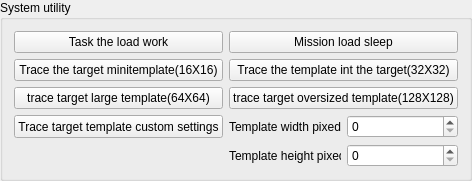
       <widget class="QGroupBox" name="groupBox_54_SystemCommon">
        <property name="sizePolicy">
         <sizepolicy hsizetype="Minimum" vsizetype="Minimum">
          <horstretch>0</horstretch>
          <verstretch>0</verstretch>
         </sizepolicy>
        </property>
        <property name="minimumSize">
         <size>
          <width>2</width>
          <height>2</height>
         </size>
        </property>
        <property name="title">
         <string>System utility</string>
        </property>
        <layout class="QGridLayout" name="gridLayout_2">
         <item row="1" column="1" colspan="2">
          <widget class="QPushButton" name="pushButton_54_TrackTargetTemplate_32X32">
           <property name="sizePolicy">
            <sizepolicy hsizetype="Minimum" vsizetype="Minimum">
             <horstretch>0</horstretch>
             <verstretch>0</verstretch>
            </sizepolicy>
           </property>
           <property name="minimumSize">
            <size>
             <width>2</width>
             <height>2</height>
            </size>
           </property>
           <property name="text">
            <string>Trace the template int the target(32X32)</string>
           </property>
          </widget>
         </item>
         <item row="2" column="0">
          <widget class="QPushButton" name="pushButton_54_TrackTargetTemplate_64X64">
           <property name="sizePolicy">
            <sizepolicy hsizetype="Minimum" vsizetype="Minimum">
             <horstretch>0</horstretch>
             <verstretch>0</verstretch>
            </sizepolicy>
           </property>
           <property name="minimumSize">
            <size>
             <width>2</width>
             <height>2</height>
            </size>
           </property>
           <property name="text">
            <string>trace target large template(64X64)</string>
           </property>
          </widget>
         </item>
         <item row="2" column="1" colspan="2">
          <widget class="QPushButton" name="pushButton_54_TrackTargetTemplate_128X128">
           <property name="sizePolicy">
            <sizepolicy hsizetype="Minimum" vsizetype="Minimum">
             <horstretch>0</horstretch>
             <verstretch>0</verstretch>
            </sizepolicy>
           </property>
           <property name="minimumSize">
            <size>
             <width>2</width>
             <height>2</height>
            </size>
           </property>
           <property name="text">
            <string>trace target oversized template(128X128)</string>
           </property>
          </widget>
         </item>
         <item row="0" column="0">
          <widget class="QPushButton" name="pushButton_54_PayLoadStartWorking">
           <property name="sizePolicy">
            <sizepolicy hsizetype="Minimum" vsizetype="Minimum">
             <horstretch>0</horstretch>
             <verstretch>0</verstretch>
            </sizepolicy>
           </property>
           <property name="minimumSize">
            <size>
             <width>2</width>
             <height>2</height>
            </size>
           </property>
           <property name="text">
            <string>Task the load work</string>
           </property>
          </widget>
         </item>
         <item row="1" column="0">
          <widget class="QPushButton" name="pushButton_54_TrackTargetTemplate_16X16">
           <property name="sizePolicy">
            <sizepolicy hsizetype="Minimum" vsizetype="Minimum">
             <horstretch>0</horstretch>
             <verstretch>0</verstretch>
            </sizepolicy>
           </property>
           <property name="minimumSize">
            <size>
             <width>2</width>
             <height>2</height>
            </size>
           </property>
           <property name="text">
            <string>Trace the target minitemplate(16X16)</string>
           </property>
          </widget>
         </item>
         <item row="0" column="1" colspan="2">
          <widget class="QPushButton" name="pushButton_54_PayLoadStopWorking">
           <property name="sizePolicy">
            <sizepolicy hsizetype="Minimum" vsizetype="Minimum">
             <horstretch>0</horstretch>
             <verstretch>0</verstretch>
            </sizepolicy>
           </property>
           <property name="minimumSize">
            <size>
             <width>2</width>
             <height>2</height>
            </size>
           </property>
           <property name="text">
            <string>Mission load sleep</string>
           </property>
          </widget>
         </item>
         <item row="5" column="1">
          <widget class="QLabel" name="label_54_TrackTargetTemplate_AutoSet_HeightPixel">
           <property name="sizePolicy">
            <sizepolicy hsizetype="Ignored" vsizetype="Minimum">
             <horstretch>0</horstretch>
             <verstretch>0</verstretch>
            </sizepolicy>
           </property>
           <property name="minimumSize">
            <size>
             <width>2</width>
             <height>2</height>
            </size>
           </property>
           <property name="text">
            <string>Template height pixed</string>
           </property>
          </widget>
         </item>
         <item row="3" column="1">
          <widget class="QLabel" name="label_54_TrackTargetTemplate_AutoSet_WidthPixel">
           <property name="sizePolicy">
            <sizepolicy hsizetype="Ignored" vsizetype="Minimum">
             <horstretch>0</horstretch>
             <verstretch>0</verstretch>
            </sizepolicy>
           </property>
           <property name="minimumSize">
            <size>
             <width>2</width>
             <height>2</height>
            </size>
           </property>
           <property name="text">
            <string>Template width pixed</string>
           </property>
          </widget>
         </item>
         <item row="3" column="0">
          <widget class="QPushButton" name="pushButton_54_TrackTargetTemplate_AutoSet">
           <property name="sizePolicy">
            <sizepolicy hsizetype="Minimum" vsizetype="Minimum">
             <horstretch>0</horstretch>
             <verstretch>0</verstretch>
            </sizepolicy>
           </property>
           <property name="minimumSize">
            <size>
             <width>2</width>
             <height>2</height>
            </size>
           </property>
           <property name="text">
            <string>Trace target template custom settings</string>
           </property>
          </widget>
         </item>
         <item row="3" column="2">
          <widget class="QSpinBox" name="spinBox_54_TrackTargetTemplate_AutoSet_WidthPixel">
           <property name="sizePolicy">
            <sizepolicy hsizetype="Ignored" vsizetype="Minimum">
             <horstretch>0</horstretch>
             <verstretch>0</verstretch>
            </sizepolicy>
           </property>
           <property name="minimumSize">
            <size>
             <width>2</width>
             <height>2</height>
            </size>
           </property>
           <property name="toolTip">
            <string>模板宽像素 0~255像素</string>
           </property>
           <property name="maximum">
            <number>255</number>
           </property>
          </widget>
         </item>
         <item row="5" column="2">
          <widget class="QSpinBox" name="spinBox_54_TrackTargetTemplate_AutoSet_HeightPixel">
           <property name="sizePolicy">
            <sizepolicy hsizetype="Ignored" vsizetype="Minimum">
             <horstretch>0</horstretch>
             <verstretch>0</verstretch>
            </sizepolicy>
           </property>
           <property name="minimumSize">
            <size>
             <width>2</width>
             <height>2</height>
            </size>
           </property>
           <property name="toolTip">
            <string>模板高像素 0~255像素</string>
           </property>
           <property name="maximum">
            <number>255</number>
           </property>
          </widget>
         </item>
        </layout>
       </widget>
